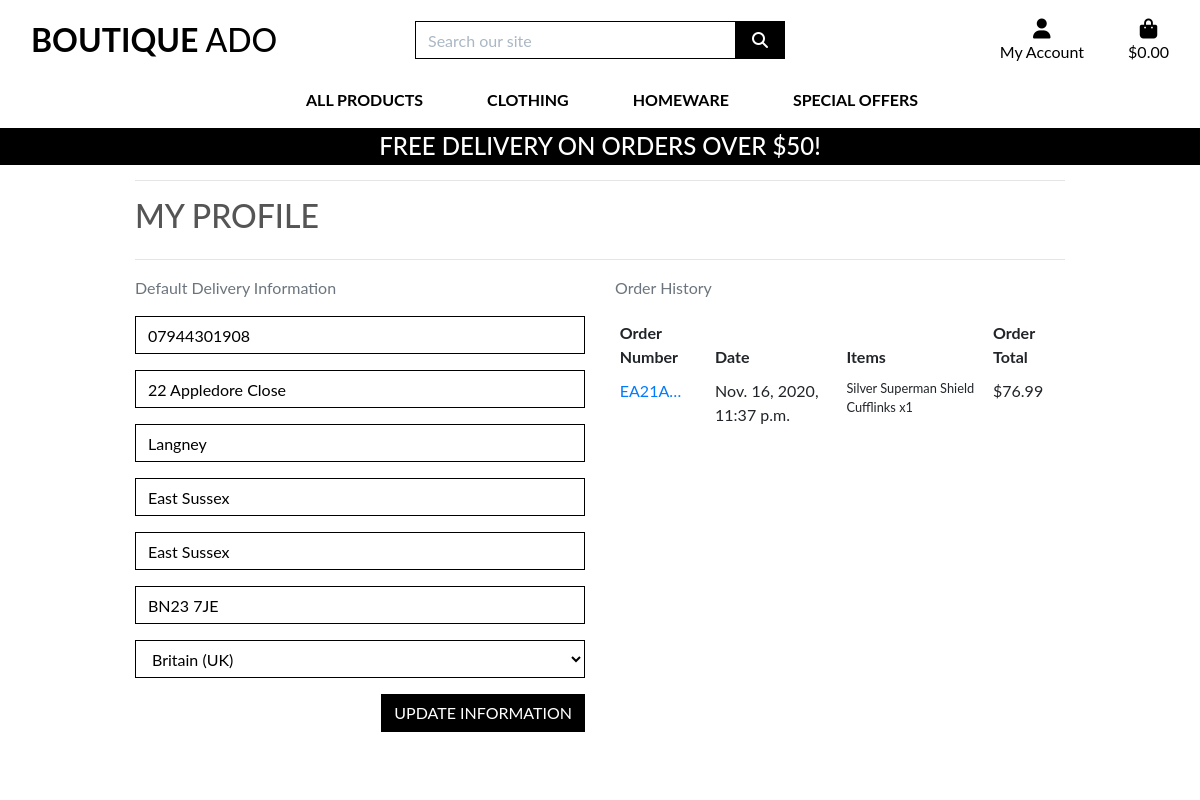
The page /profile/ (signed in) on the database as committed earlier.
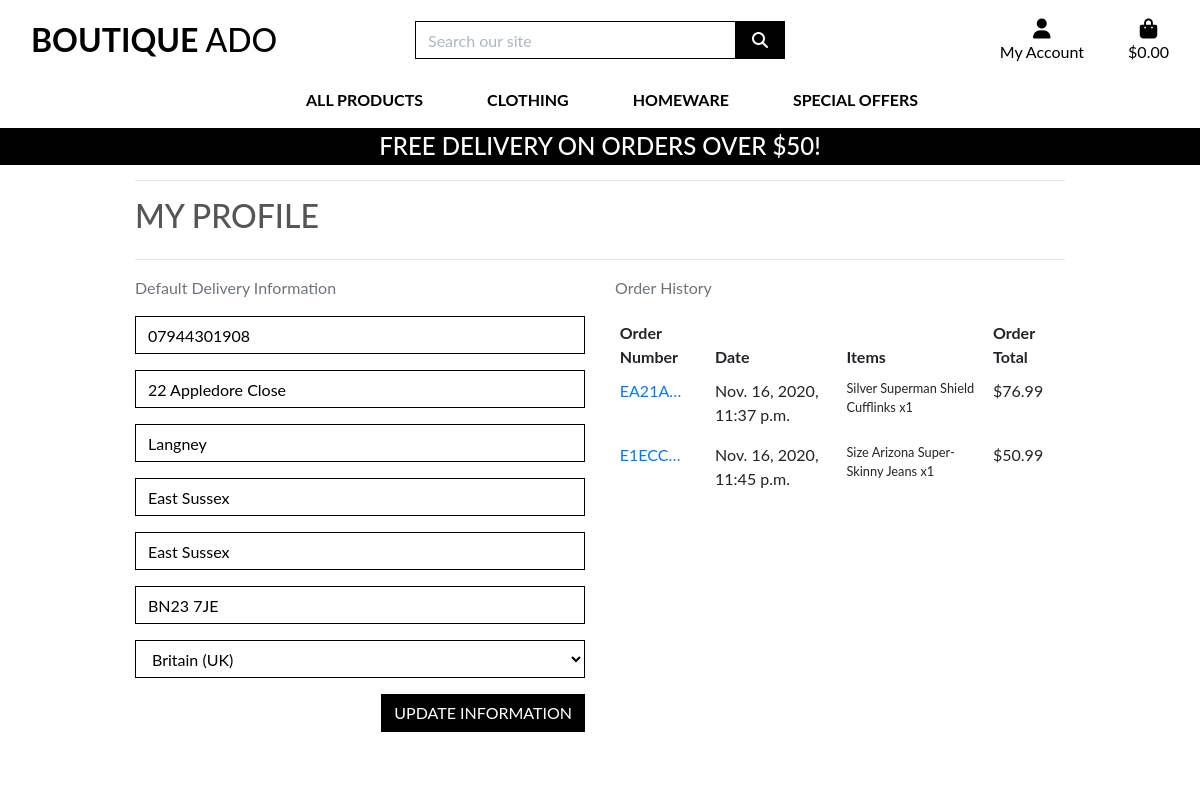
The same page on the database as committed later.
### checkout/models.py (models this page shows, shortened)
class Order(models.Model):
    order_number = models.CharField(max_length=32, null=False, editable=False)
    user_profile = models.ForeignKey(UserProfile, on_delete=models.SET_NULL,
                                     null=True, blank=True, related_name='orders')
    full_name = models.CharField(max_length=50, null=False, blank=False)
    email = models.EmailField(max_length=254, null=False, blank=False)
    phone_number = models.CharField(max_length=20, null=False, blank=False)
    country = CountryField(blank_label='Country *', null=False, blank=False)
    postcode = models.CharField(max_length=20, null=True, blank=True)
    town_or_city = models.CharField(max_length=40, null=False, blank=False)
    street_address1 = models.CharField(max_length=80, null=False, blank=False)
    street_address2 = models.CharField(max_length=80, null=True, blank=True)
    county = models.CharField(max_length=80, null=True, blank=True)
    date = models.DateTimeField(auto_now_add=True)
    delivery_cost = models.DecimalField(max_digits=6, decimal_places=2, null=False, default=0)
    order_total = models.DecimalField(max_digits=10, decimal_places=2, null=False, default=0)
    grand_total = models.DecimalField(max_digits=10, decimal_places=2, null=False, default=0)
    original_bag = models.TextField(null=False, blank=False, default='')
    stripe_pid = models.CharField(max_length=254, null=False, blank=False, default='')

class OrderLineItem(models.Model):
    order = models.ForeignKey(Order, null=False, blank=False, on_delete=models.CASCADE, related_name='lineitems')
    product = models.ForeignKey(Product, null=False, blank=False, on_delete=models.CASCADE)
    product_size = models.CharField(max_length=2, null=True, blank=True) # XS, S, M, L, XL
    quantity = models.IntegerField(null=False, blank=False, default=0)
    lineitem_total = models.DecimalField(max_digits=6, decimal_places=2, null=False, blank=False, editable=False)

### products/models.py (models this page shows, shortened)
class Product(models.Model):
    category = models.ForeignKey('Category', null=True, blank=True, on_delete=models.SET_NULL)
    sku = models.CharField(max_length=254, null=True, blank=True)
    name = models.CharField(max_length=254)
    description = models.TextField()
    has_sizes = models.BooleanField(default=False, null=True, blank=True)
    price = models.DecimalField(max_digits=6, decimal_places=2)
    rating = models.DecimalField(max_digits=6, decimal_places=2, null=True, blank=True)
    image_url = models.URLField(max_length=1024, null=True, blank=True)
    image = models.ImageField(null=True, blank=True)

### profiles/views.py (the view)
# urls.py: path('profile/', include('profiles.urls')),
def profile(request):
    profile = get_object_or_404(UserProfile, user=request.user)
    if request.method == 'POST':
        form = UserProfileForm(request.POST, instance=profile)
        if form.is_valid():
            form.save()
            messages.success(request, 'Profile updated successfully')
    form = UserProfileForm(instance=profile)
    orders = profile.orders.all()
    template = 'profiles/profile.html'
    context = {
        'form': form,
        'orders': orders,
        'on_profile_page': True
    }
    return render(request, template, context)

### profiles/forms.py
class UserProfileForm(forms.ModelForm):
    class Meta:
        model = UserProfile
        exclude = ('user',)
    def __init__(self, *args, **kwargs):
        super().__init__(*args, **kwargs)
        placeholders = {
            'default_phone_number': 'Phone Number',
            'default_postcode': 'Postal Code',
            'default_town_or_city': 'Town or City',
            'default_street_address1': 'Street Address 1',
            'default_street_address2': 'Street Address 2',
            'default_county': 'County, State or Locality',
        }
        self.fields['default_phone_number'].widget.attrs['autofocus'] = True
        for field in self.fields:
            if field != 'default_country':
                if self.fields[field].required:
                    placeholder = f'{placeholders[field]} *'
                else:
                    placeholder = placeholders[field]
                self.fields[field].widget.attrs['placeholder'] = placeholder
            self.fields[field].widget.attrs['class'] = 'border-black rounded-0 profile-form-input'
            self.fields[field].label = False

### profiles/templates/profiles/profile.html (shortened to what this page needs)
{% extends "base.html" %}
{% load static %}
{% block extra_css %}
    <link rel="stylesheet" href="{% static 'profiles/css/profile.css' %}">
{% endblock %}
{% block page_header %}
    <div class="container header-container">
    </div>
{% endblock %}
{% block content %}
    <div class="overlay"></div>
    <div class="container">
        <div class="row">
            <div class="col">
                <hr>
                <h2 class="logo-font mb-4">My Profile</h2>
                <hr>
            </div>
        </div>
        <div class="row">
            <div class="col-12 col-lg-6">
                <p class="text-muted">Default Delivery Information</p>
                <form class="mt-3" action="{% url 'profile' %}" method="POST" id="profile-update-form">
                    {{ form|crispy }}
                    <button class="btn btn-black rounded-0 text-uppercase float-right">Update Information</button>
                </form>
            </div>
            <div class="col-12 col-lg-6">
                <p class="text-muted">Order History</p>
                <div class="order-history table-responsive">
                    <table class="table table-sm table-borderless">
                        <thead>
                            <tr>
                                <th>Order Number</th>
                                <th>Date</th>
                                <th>Items</th>
                                <th>Order Total</th>
                            </tr>
                        </thead>
                        <tbody>
                            {% for order in orders %}
                                <tr>
                                    <td>
                                        <a href="{% url 'order_history' order.order_number %}"
                                        title="{{ order.order_number }}">
                                            {{ order.order_number|truncatechars:6 }}
                                        </a>
                                    </td>
                                    <td>{{ order.date }}</td>
                                    <td>
                                        <ul class="list-unstyled">
                                            {% for item in order.lineitems.all %}
                                                <li class="small">
                                                    {% if item.product.has_sizes %}
                                                        Size {{ item.product.size|upper }}
                                                    {% endif %}{{ item.product.name }} x{{ item.quantity }}
                                                </li>
                                            {% endfor %}
                                        </ul>
                                    </td>
                                    <td>${{ order.grand_total }}</td>
                                </tr>
                            {% endfor %}
                        </tbody>
                    </table>
                </div>
            </div>
        </div>
{% endblock %}

Rows that differ between the two databases and show on the page:
added Order: order_number "E1ECC…", date "Nov. 16, 2020, 11:45 p.m.", grand_total "50.99"
added OrderLineItem: product.name "Arizona Super-Skinny Jeans", quantity "1", shown under "E1ECC…"
